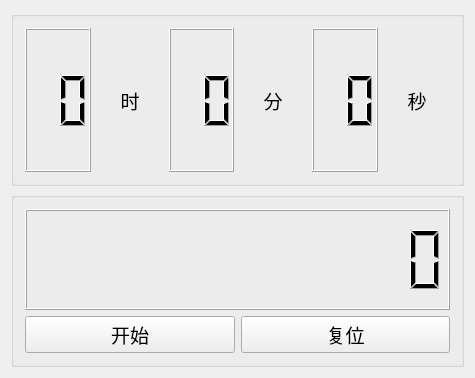
<?xml version="1.0" encoding="UTF-8"?>
<ui version="4.0">
 <class>TimerMainWindow</class>
 <widget class="QMainWindow" name="TimerMainWindow">
  <property name="geometry">
   <rect>
    <x>0</x>
    <y>0</y>
    <width>475</width>
    <height>378</height>
   </rect>
  </property>
  <property name="windowTitle">
   <string>电子时钟</string>
  </property>
  <widget class="QWidget" name="centralWidget">
   <layout class="QVBoxLayout" name="verticalLayout">
    <item>
     <widget class="QGroupBox" name="groupBox">
      <property name="title">
       <string/>
      </property>
      <layout class="QHBoxLayout" name="horizontalLayout">
       <item>
        <widget class="QLCDNumber" name="lcdHour">
         <property name="digitCount">
          <number>2</number>
         </property>
        </widget>
       </item>
       <item>
        <widget class="QLabel" name="labelHour">
         <property name="font">
          <font>
           <family>Consolas</family>
           <pointsize>14</pointsize>
          </font>
         </property>
         <property name="text">
          <string>时</string>
         </property>
         <property name="alignment">
          <set>Qt::AlignCenter</set>
         </property>
        </widget>
       </item>
       <item>
        <widget class="QLCDNumber" name="lcdSecond">
         <property name="digitCount">
          <number>2</number>
         </property>
        </widget>
       </item>
       <item>
        <widget class="QLabel" name="labelSecond">
         <property name="font">
          <font>
           <family>Consolas</family>
           <pointsize>14</pointsize>
          </font>
         </property>
         <property name="text">
          <string>分</string>
         </property>
         <property name="alignment">
          <set>Qt::AlignCenter</set>
         </property>
        </widget>
       </item>
       <item>
        <widget class="QLCDNumber" name="lcdMinute">
         <property name="digitCount">
          <number>2</number>
         </property>
        </widget>
       </item>
       <item>
        <widget class="QLabel" name="labelMinute">
         <property name="font">
          <font>
           <family>Consolas</family>
           <pointsize>14</pointsize>
          </font>
         </property>
         <property name="text">
          <string>秒</string>
         </property>
         <property name="alignment">
          <set>Qt::AlignCenter</set>
         </property>
        </widget>
       </item>
      </layout>
     </widget>
    </item>
    <item>
     <widget class="QGroupBox" name="groupBox_2">
      <property name="title">
       <string/>
      </property>
      <layout class="QGridLayout" name="gridLayout">
       <item row="0" column="0" colspan="2">
        <widget class="QLCDNumber" name="lcdCounter">
         <property name="digitCount">
          <number>12</number>
         </property>
        </widget>
       </item>
       <item row="1" column="0">
        <widget class="QPushButton" name="buttonStart">
         <property name="font">
          <font>
           <family>Consolas</family>
           <pointsize>14</pointsize>
          </font>
         </property>
         <property name="text">
          <string>开始</string>
         </property>
        </widget>
       </item>
       <item row="1" column="1">
        <widget class="QPushButton" name="buttonEnd">
         <property name="font">
          <font>
           <family>Consolas</family>
           <pointsize>14</pointsize>
          </font>
         </property>
         <property name="text">
          <string>复位</string>
         </property>
        </widget>
       </item>
      </layout>
     </widget>
    </item>
   </layout>
  </widget>
 </widget>
 <layoutdefault spacing="6" margin="11"/>
 <resources/>
 <connections/>
</ui>
